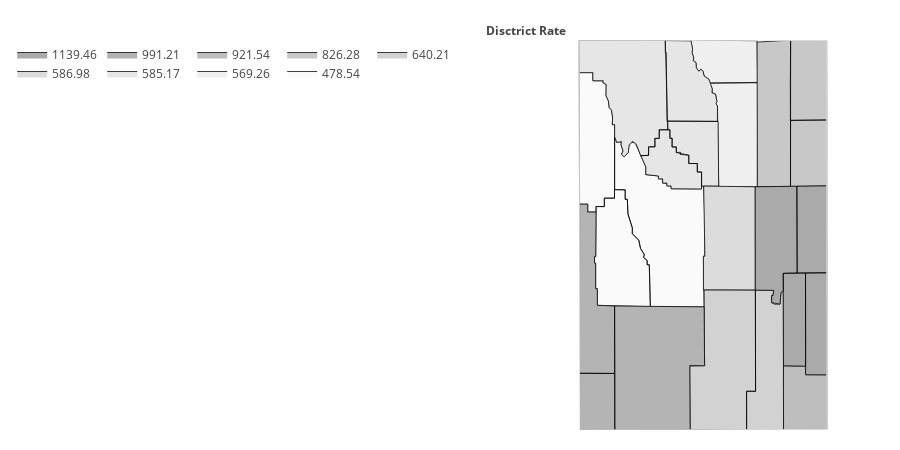

Notebook code for this chart:
### Code cell
########placement rates chloropleth#########
display(HTML('<h1>DFS Placement Rates for {}</h1>'.format(YEAR)))
district_num = 0
placement_values = []
for county in counties:
    for county_arr_idx in range(len(placement_county_districts)):#search through county list to match county name with judicial district number
        if county in placement_county_districts[county_arr_idx]:
            placement_values.append(placement_rates_data.loc[idx[county_arr_idx+1,YEAR:YEAR], :]['Rate'][0])
            #print('county:{} found in {}, len(vals)={}, with value of {}'.format(county,placement_county_districts[county_arr_idx],len(values),placement_rates_data.loc[idx[county_arr_idx+1,YEAR:YEAR], :]['Rate']))
            #district_num = county_arr_idx
            
display(HTML(placement_rates_data.loc[idx[:,YEAR:YEAR], :].transpose().to_html()))

#values = [x for x in range(23)]
#fips = [str(x) for x in range(56000,56046) if x%2!=0]
# print(len(values))
# print(len(fips))
# print(fips)
# print(values)

fig = ff.create_choropleth(
    fips=fips, values=placement_values,colorscale=grey_scale,
    scope=['Wyoming'], county_outline={'color': 'rgb(0,0,0)', 'width': 0.75},
    legend_title='Disctrict Rate'
)
fig['layout']['legend'].update({'x': -.2,'orientation':'h'})
fig['layout']['annotations'][0].update({'x': -0.12, 'xanchor': 'left'})
pl.offline.iplot(fig, filename='placement_rates_choropleth_wyoming')

### Figure 1 — Plotly figure (JSON) as saved in the notebook; plotly's stock layout.template omitted (floating-point values rounded to 4 significant figures)
{"data": [{"fill": "toself", "fillcolor": "rgb(250,250,250)", "hoverinfo": "none", "line": {"color": "rgb(0,0,0)", "width": 0.75}, "mode": "lines", "name": "478.54", "type": "scatter", "uid": "f8b6bf6e-b4ec-11e8-a9ec-e82aea1df894", "x": [-110.1, -110.0, -109.9, -109.9, -109.8, -109.9, -109.8, -109.7, -109.7, -109.6, -109.5, -109.2, -109.2, -108.8, -108.8, -108.7, -108.7, -108.6, -108.6, -108.5, -108.5, -107.6, -107.6, -107.5, -107.5, -107.5, -107.5, -107.5, -109.0, -109.1, -109.1, -109.1, -109.2, -109.2, -109.3, -109.4, -109.6, -109.6, -109.7, -109.7, -109.8, -109.8, -110.1, -110.1, null, -110.6, -110.6, -110.6, -110.3, -110.3, -110.1, -110.1, -109.8, -109.8, -109.7, -109.7, -109.6, -109.6, -109.4, -109.3, -109.2, -109.2, -109.1, -109.1, -109.1, -109.0, -110.5, -110.5, -110.6, -110.6, -110.6, -110.6, null, -111.1, -110.7, -110.7, -110.4, -110.4, -110.3, -110.3, -110.2, -110.2, -110.1, -110.1, -110.1, -110.1, -110.1, -110.3, -110.3, -110.6, -110.6, -110.8, -110.8, -111.0, -111.1, null], "y": [44.01, 43.95, 43.96, 43.93, 43.86, 43.83, 43.8, 43.85, 43.91, 43.95, 43.95, 43.7, 43.62, 43.61, 43.58, 43.58, 43.53, 43.53, 43.5, 43.5, 43.47, 43.47, 43.5, 43.5, 43.13, 42.78, 42.78, 42.26, 42.26, 42.69, 42.69, 42.74, 42.77, 42.8, 42.86, 42.95, 43.01, 43.07, 43.22, 43.37, 43.37, 43.46, 43.46, 44.01, null, 42.78, 42.78, 43.29, 43.29, 43.38, 43.38, 43.46, 43.46, 43.37, 43.37, 43.22, 43.07, 43.01, 42.95, 42.86, 42.8, 42.77, 42.74, 42.69, 42.69, 42.26, 42.28, 42.45, 42.45, 42.71, 42.71, 42.78, null, 44.67, 44.67, 44.58, 44.58, 44.56, 44.54, 44.43, 44.37, 44.31, 44.28, 44.21, 44.13, 44.13, 43.38, 43.38, 43.29, 43.29, 43.24, 43.24, 43.32, 43.32, 44.67, null]}, {"fill": "toself", "fillcolor": "rgb(240,240,240)", "hoverinfo": "none", "line": {"color": "rgb(0,0,0)", "width": 0.75}, "mode": "lines", "name": "569.26", "type": "scatter", "uid": "f8b6bf6f-b4ec-11e8-a9ec-e82aea1df894", "x": [-107.4, -106.0, -106.0, -107.1, -107.1, -107.2, -107.2, -107.2, -107.3, -107.3, -107.4, null, -107.9, -106.0, -106.0, -107.4, -107.4, -107.5, -107.5, -107.6, -107.7, -107.7, -107.8, -107.8, -107.8, -107.9, -107.9, -107.9, null], "y": [44.56, 44.56, 43.49, 43.49, 44.32, 44.35, 44.37, 44.45, 44.46, 44.5, 44.56, null, 45.0, 44.99, 44.56, 44.56, 44.6, 44.63, 44.68, 44.7, 44.68, 44.72, 44.77, 44.79, 44.82, 44.87, 44.92, 45.0, null]}, {"fill": "toself", "fillcolor": "rgb(230,230,230)", "hoverinfo": "none", "line": {"color": "rgb(0,0,0)", "width": 0.75}, "mode": "lines", "name": "585.17", "type": "scatter", "uid": "f8b6bf70-b4ec-11e8-a9ec-e82aea1df894", "x": [-108.6, -107.9, -107.8, -107.9, -107.8, -107.8, -107.8, -107.7, -107.7, -107.6, -107.5, -107.5, -107.4, -107.3, -107.3, -107.2, -107.2, -107.2, -107.1, -107.1, -108.6, -108.6, -108.6, -108.6, null, -109.3, -109.1, -109.1, -108.9, -108.9, -108.8, -108.8, -108.5, -108.5, -108.4, -108.4, -108.3, -108.3, -108.0, -108.0, -107.7, -107.7, -107.6, -107.6, -108.5, -108.5, -108.6, -108.6, -108.7, -108.7, -108.8, -108.8, -109.2, -109.2, -109.3, null, -111.1, -111.1, -108.6, -108.6, -108.8, -108.8, -108.9, -108.9, -109.1, -109.1, -109.3, -109.4, -109.5, -109.6, -109.7, -109.8, -109.9, -109.8, -109.9, -109.9, -110.0, -110.1, -110.1, -110.1, -110.1, -110.1, -110.2, -110.2, -110.3, -110.3, -110.4, -110.4, -110.7, -110.7, -111.1, -111.1, null, -108.6, -107.1, -107.1, -107.6, -107.6, -107.7, -107.7, -108.0, -108.0, -108.2, -108.2, -108.2, -108.3, -108.3, -108.4, -108.4, -108.5, -108.5, -108.6, -108.6, null], "y": [45.0, 44.99, 44.91, 44.87, 44.82, 44.79, 44.77, 44.72, 44.68, 44.7, 44.68, 44.63, 44.6, 44.5, 44.46, 44.45, 44.37, 44.35, 44.32, 44.17, 44.17, 44.87, 44.87, 45.0, null, 43.81, 43.82, 43.9, 43.9, 43.99, 43.99, 44.08, 44.08, 43.99, 43.99, 43.9, 43.9, 43.85, 43.82, 43.73, 43.73, 43.65, 43.65, 43.47, 43.47, 43.5, 43.5, 43.53, 43.53, 43.58, 43.58, 43.61, 43.62, 43.7, 43.81, null, 44.87, 45.0, 45.0, 44.08, 44.08, 43.99, 43.99, 43.9, 43.9, 43.82, 43.81, 43.93, 43.96, 43.92, 43.85, 43.8, 43.83, 43.86, 43.93, 43.96, 43.95, 44.01, 44.13, 44.13, 44.21, 44.28, 44.31, 44.37, 44.43, 44.54, 44.56, 44.58, 44.58, 44.67, 44.67, 44.87, null, 44.17, 44.17, 43.5, 43.5, 43.65, 43.65, 43.73, 43.73, 43.82, 43.82, 43.83, 43.85, 43.85, 43.9, 43.9, 43.99, 43.99, 44.08, 44.08, 44.17, null]}, {"fill": "toself", "fillcolor": "rgb(220,220,220)", "hoverinfo": "none", "line": {"color": "rgb(0,0,0)", "width": 0.75}, "mode": "lines", "name": "586.98", "type": "scatter", "uid": "f8b6bf71-b4ec-11e8-a9ec-e82aea1df894", "x": [-107.5, -107.5, -107.5, -106.1, -106.1, -107.5, -107.5, null], "y": [42.78, 42.78, 43.5, 43.49, 42.43, 42.43, 42.78, null]}, {"fill": "toself", "fillcolor": "rgb(210,210,210)", "hoverinfo": "none", "line": {"color": "rgb(0,0,0)", "width": 0.75}, "mode": "lines", "name": "640.21", "type": "scatter", "uid": "f8b6bf72-b4ec-11e8-a9ec-e82aea1df894", "x": [-106.3, -106.1, -106.1, -105.6, -105.6, -105.6, -105.6, -105.5, -105.4, -105.4, -105.3, -105.3, -106.3, -106.3, null, -107.9, -107.5, -107.5, -106.1, -106.1, -106.3, -106.3, -107.9, -107.9, null], "y": [41.4, 41.4, 42.43, 42.43, 42.38, 42.38, 42.3, 42.29, 42.29, 42.4, 42.43, 41.0, 41.0, 41.4, null, 41.65, 41.66, 42.43, 42.43, 41.4, 41.4, 41.0, 41.0, 41.65, null]}, {"fill": "toself", "fillcolor": "rgb(200,200,200)", "hoverinfo": "none", "line": {"color": "rgb(0,0,0)", "width": 0.75}, "mode": "lines", "name": "826.28", "type": "scatter", "uid": "f8b6bf73-b4ec-11e8-a9ec-e82aea1df894", "x": [-106.0, -105.1, -105.1, -106.0, -106.0, null, -105.1, -105.1, -104.1, -104.1, -105.1, -105.1, null, -105.1, -105.1, -104.1, -104.1, -105.1, -105.1, null], "y": [44.98, 45.0, 43.5, 43.49, 44.98, null, 44.54, 45.0, 45.0, 44.18, 44.18, 44.54, null, 43.97, 44.18, 44.18, 43.5, 43.5, 43.97, null]}, {"fill": "toself", "fillcolor": "rgb(190,190,190)", "hoverinfo": "none", "line": {"color": "rgb(0,0,0)", "width": 0.75}, "mode": "lines", "name": "921.54", "type": "scatter", "uid": "f8b6bf74-b4ec-11e8-a9ec-e82aea1df894", "x": [-105.3, -105.3, -104.7, -104.7, -104.1, -104.1, -105.3, -105.3, null], "y": [41.4, 41.66, 41.65, 41.57, 41.56, 41.0, 41.0, 41.4, null]}, {"fill": "toself", "fillcolor": "rgb(180,180,180)", "hoverinfo": "none", "line": {"color": "rgb(0,0,0)", "width": 0.75}, "mode": "lines", "name": "991.21", "type": "scatter", "uid": "f8b6bf75-b4ec-11e8-a9ec-e82aea1df894", "x": [-111.0, -111.0, -110.8, -110.8, -110.6, -110.6, -110.6, -110.6, -110.6, -110.6, -110.5, -110.5, -110.1, -110.0, -111.0, -111.0, null, -110.1, -110.1, -107.5, -107.5, -107.9, -107.9, -110.0, -110.1, null, -111.0, -111.0, -110.0, -110.0, -111.0, -111.0, null], "y": [42.15, 43.32, 43.32, 43.24, 43.24, 42.78, 42.78, 42.71, 42.71, 42.45, 42.45, 42.28, 42.27, 41.58, 41.58, 42.15, null, 42.01, 42.27, 42.26, 41.66, 41.66, 41.0, 41.0, 42.01, null, 41.16, 41.58, 41.58, 41.0, 41.0, 41.16, null]}, {"fill": "toself", "fillcolor": "rgb(170,170,170)", "hoverinfo": "none", "line": {"color": "rgb(0,0,0)", "width": 0.75}, "mode": "lines", "name": "1139.46", "type": "scatter", "uid": "f8b6bf76-b4ec-11e8-a9ec-e82aea1df894", "x": [-106.1, -104.9, -104.9, -105.3, -105.3, -105.4, -105.4, -105.6, -105.6, -105.6, -105.6, -106.1, -106.1, null, -104.7, -104.1, -104.1, -104.7, -104.7, null, -104.9, -104.1, -104.1, -104.9, -104.9, null, -105.3, -104.7, -104.7, -105.3, -105.3, null], "y": [43.49, 43.5, 42.61, 42.61, 42.43, 42.4, 42.29, 42.3, 42.38, 42.38, 42.43, 42.43, 43.49, null, 42.61, 42.61, 41.56, 41.57, 42.61, null, 43.5, 43.5, 42.61, 42.61, 43.5, null, 42.61, 42.61, 41.65, 41.66, 42.61, null]}, {"hoverinfo": "text", "legendgroup": "centroids", "marker": {"color": "white", "opacity": 0}, "mode": "markers", "name": "US Counties", "selected": {"marker": {"color": "white", "opacity": 1, "size": 3}}, "showlegend": false, "text": ["County: Albany<br>State: Wyoming<br>FIPS: 56001<br>Value: 640.21", "County: Big Horn<br>State: Wyoming<br>FIPS: 56003<br>Value: 585.17", "County: Campbell<br>State: Wyoming<br>FIPS: 56005<br>Value: 826.28", "County: Carbon<br>State: Wyoming<br>FIPS: 56007<br>Value: 640.21", "County: Converse<br>State: Wyoming<br>FIPS: 56009<br>Value: 1139.46", "County: Crook<br>State: Wyoming<br>FIPS: 56011<br>Value: 826.28", "County: Fremont<br>State: Wyoming<br>FIPS: 56013<br>Value: 478.54", "County: Goshen<br>State: Wyoming<br>FIPS: 56015<br>Value: 1139.46", "County: Hot Springs<br>State: Wyoming<br>FIPS: 56017<br>Value: 585.17", "County: Johnson<br>State: Wyoming<br>FIPS: 56019<br>Value: 569.26", "County: Laramie<br>State: Wyoming<br>FIPS: 56021<br>Value: 921.54", "County: Lincoln<br>State: Wyoming<br>FIPS: 56023<br>Value: 991.21", "County: Natrona<br>State: Wyoming<br>FIPS: 56025<br>Value: 586.98", "County: Niobrara<br>State: Wyoming<br>FIPS: 56027<br>Value: 1139.46", "County: Park<br>State: Wyoming<br>FIPS: 56029<br>Value: 585.17", "County: Platte<br>State: Wyoming<br>FIPS: 56031<br>Value: 1139.46", "County: Sheridan<br>State: Wyoming<br>FIPS: 56033<br>Value: 569.26", "County: Sublette<br>State: Wyoming<br>FIPS: 56035<br>Value: 478.54", "County: Sweetwater<br>State: Wyoming<br>FIPS: 56037<br>Value: 991.21", "County: Teton<br>State: Wyoming<br>FIPS: 56039<br>Value: 478.54", "County: Uinta<br>State: Wyoming<br>FIPS: 56041<br>Value: 991.21", "County: Washakie<br>State: Wyoming<br>FIPS: 56043<br>Value: 585.17", "County: Weston<br>State: Wyoming<br>FIPS: 56045<br>Value: 826.28"], "type": "scatter", "uid": "f8b6bf77-b4ec-11e8-a9ec-e82aea1df894", "unselected": {"marker": {"opacity": 0}}, "x": [-105.7, -108.0, -105.5, -106.9, -105.5, -104.6, -108.6, -104.4, -108.4, -106.6, -104.7, -110.7, -106.8, -104.5, -109.6, -105.0, -106.9, -109.9, -108.9, -110.6, -110.5, -107.7, -104.6], "y": [41.65, 44.53, 44.25, 41.69, 42.97, 44.59, 43.04, 42.09, 43.72, 44.04, 41.31, 42.26, 42.96, 43.06, 44.52, 42.13, 44.79, 42.77, 41.66, 43.93, 41.29, 43.9, 43.84]}, {"hoverinfo": "text", "legendgroup": "States", "line": {"color": "rgb(240, 240, 240)", "width": 1}, "mode": "lines", "showlegend": false, "type": "scatter", "uid": "f8b6bf78-b4ec-11e8-a9ec-e82aea1df894", "x": [-111.1, -111.1, -104.1, -104.1, -111.0, -111.1, null], "y": [44.87, 45.0, 45.0, 41.0, 41.0, 44.87, null]}], "layout": {"annotations": [{"showarrow": false, "text": "<b>Disctrict Rate</b>", "x": -0.12, "xanchor": "left", "xref": "paper", "y": 1.05, "yref": "paper"}], "dragmode": "select", "height": 450, "hovermode": "closest", "legend": {"orientation": "h", "traceorder": "reversed", "x": -0.2, "xanchor": "right", "y": 1, "yanchor": "top"}, "margin": {"b": 20, "l": 20, "r": 20, "t": 40}, "width": 900, "xaxis": {"autorange": false, "fixedrange": true, "range": [-112.6, -102.6], "showgrid": false, "showticklabels": false, "zeroline": false}, "yaxis": {"autorange": false, "fixedrange": true, "range": [41.0, 45.0], "showgrid": false, "showticklabels": false, "zeroline": false}}}
